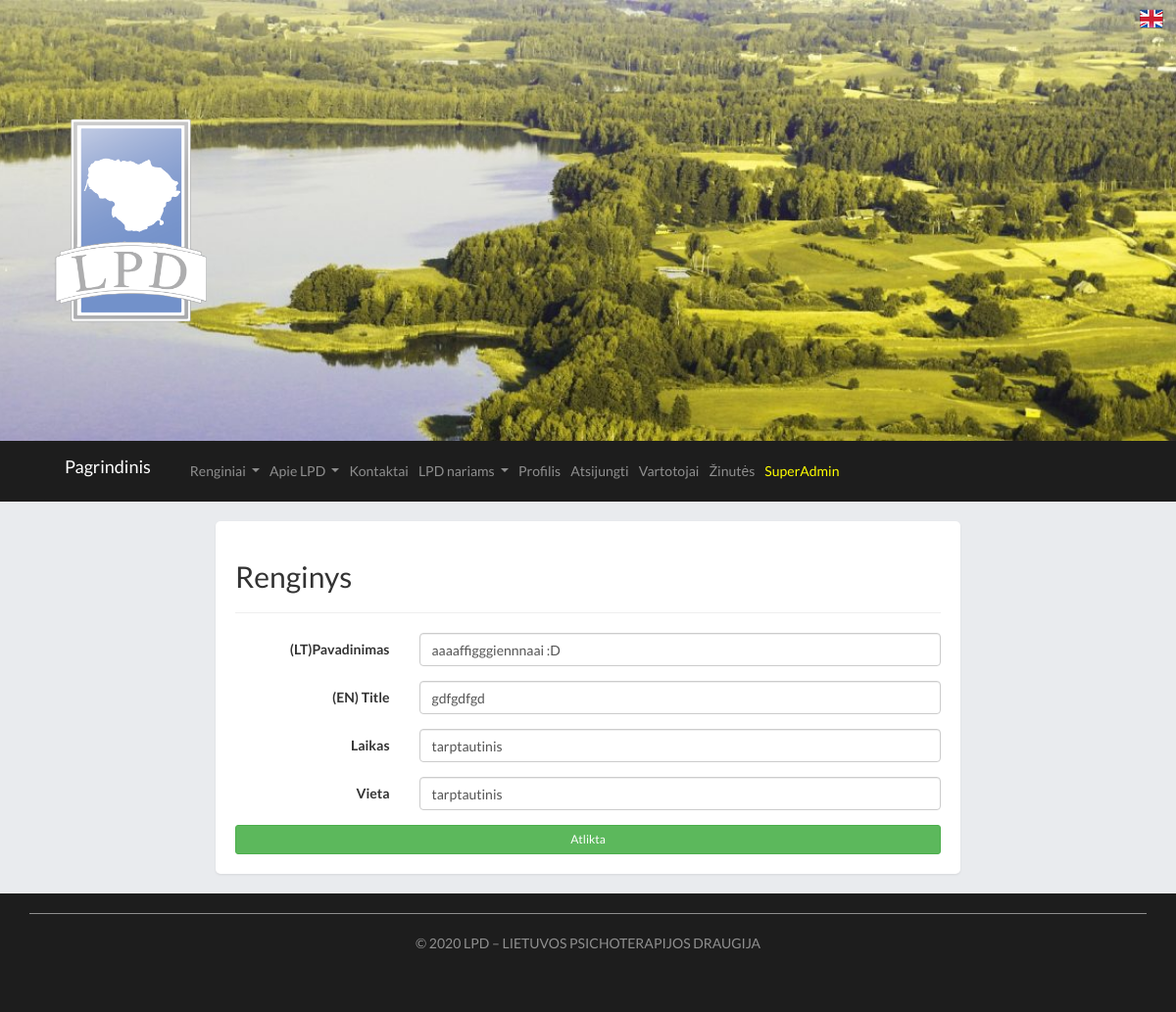
/edit_event/1 (signed in), run on the app's committed database.
### main.py (models this page shows)
class User(db.Model):
	id = db.Column(db.Integer, primary_key=True)
	date_created = db.Column(db.DateTime, default=datetime.utcnow)
	name = db.Column(db.String(200), nullable=False)
	surname = db.Column(db.String(200), nullable=False)
	phone = db.Column(db.String(200), default="")
	email = db.Column(db.String(200), nullable=False)
	lvl = db.Column(db.Integer, default=0)
	password = db.Column(db.String(200), nullable=False)
	image = db.Column(db.String(300), default="")
	info = db.Column(db.String(1000), default="")
	info_en = db.Column(db.String(1000), default="")
	show = db.Column(db.String(10), default="False")
	confirmed = db.Column(db.String(10), default="False")
	session_token = db.Column(db.String, default="")
	lang = db.Column(db.String, default="LT")

class News_in_LT(db.Model):
	id = db.Column(db.Integer, primary_key=True)
	date_created = db.Column(db.DateTime, default=datetime.utcnow)
	title = db.Column(db.String(4000), default="")
	title_en = db.Column(db.String(4000), default="")
	date = db.Column(db.String(4000), default="")
	location = db.Column(db.String(4000), default="")

### main.py (the view)
@app.route("/edit_event/<int:id>", methods=["GET", "POST"])
def edit_event(id):
	event = News_in_LT.query.get_or_404(id)
	if request.method == "POST":
		event.title = request.form['title']
		event.title_en = request.form['title_en']
		event.date = request.form['date']
		event.location = request.form['location']
		try:
			db.session.commit()
			return redirect('/Renginiai_lietuvoje/')
		except:
			return "nepavyko atnaujinti"
	else:
		return render_template("Renginiai_lietuvoje_create.html",event = event, current_user=current_user())

### main.py (called while the page is built)
def current_user():
	email = request.cookies.get("current-user-email")
	current_user = User.query.filter_by(email=email).first()
	if current_user == None:
		current_user = guest_user()
	current_user.lang = request.cookies.get("current-user-lang")
	return current_user

### templates/Renginiai_lietuvoje_create.html (shortened to what this page needs)
{% extends "base.html" %}
{% block page%}
<div class = "row justify-content-md-center">
<div class = "col-lg-8 shadow-sm page">
{% if current_user.lvl == 2 %}
	<form class="form-horizontal  needs-validation" role="form"  method="POST" novalidate>
                <h2>Renginys</h2><hr>
                <div class="form-group">
                    <label for="firstName" class="col-md-3 control-label" >(LT)Pavadinimas</label>
                    <div class="col-md-9">
                        <input type="text" id="title" placeholder="Pavadinimas" class="form-control" autofocus="" name="title"  value="{{event.title}}">
                    </div>
                </div>
                <div class="form-group">
                    <label for="lastName" class="col-md-3 control-label" >(EN) Title</label>
                    <div class="col-md-9">
                        <input type="text" id="title_en" placeholder="Title" class="form-control"  name="title_en" value="{{event.title_en}}">
                    </div>
                </div>
				 <div class="form-group">
                    <label for="lastName" class="col-md-3 control-label" >Laikas</label>
                    <div class="col-md-9">
                        <input type="text" id="date" placeholder="2020.02.22 - 02.24 " class="form-control"  name="date" value="{{event.date}}" required>
                    </div>
                </div>
				 <div class="form-group">
                    <label for="lastName" class="col-md-3 control-label" >Vieta</label>
                    <div class="col-md-9">
                        <input type="text" id="location" placeholder="Vilnius, Litexpo" class="form-control"  name="location" value="{{event.location}}" required>
                    </div>
                </div>
				<input type="submit" value="Atlikta" class="btn btn-success btn-block btn-sm">
				</div>
{% endif %}
</div>
</div>
{% endblock %}

### templates/base.html (shortened to what this page needs)
<!DOCTYPE html>
<html lang="en-US">
<head>
	<link href="https://stackpath.bootstrapcdn.com/bootstrap/4.4.1/css/bootstrap.min.css" rel="stylesheet">
	<link href="https://stackpath.bootstrapcdn.com/font-awesome/4.7.0/css/font-awesome.min.css" rel="stylesheet">
	<link href="//netdna.bootstrapcdn.com/bootstrap/3.2.0/css/bootstrap.min.css" rel="stylesheet" id="bootstrap-css">
	<link rel="stylesheet" href="../static/css/style.css">
</head>
<body>
	{% if current_user.lang == "LT" %}
		<a href="/change_lang/" class="btn pull-right"> <img src="../static/img/EN.png"></a>
	{% else %}
		<a href="/change_lang/" class="btn pull-right"> <img src="../static/img/LT.png"></a>
	{% endif %}
<div class= "top-image" style="background-image: url(../static/img/cropped-1920.jpg);">
		<div class="container">
			<div class="blog-logoa">
				<a href="/" title="LPTD - Lietuvos Psichoterapijos Draugija" rel="home">
					<img src="../static/img/ICON-PNG.png" alt= "LPD - Lietuvos Psichoterapijos Draugija">
				</a>
			</div>
		</div>
</div>
<div class = " bg_dark ">
<div class = "container">
<nav class="navbar navbar-expand-lg navbar-dark bg_dark ">
	{% if current_user.lang == "LT" %}
		<a class="navbar-brand" href="/"> Pagrindinis</a>
	{% else %}
		<a class="navbar-brand" href="/"> Main</a>
	{% endif %}
  <div class="collapse navbar-collapse bg_dark" id="navbarNavDropdown">
    <ul class="navbar-nav">
      <li class="nav-item dropdown ">
        <a class="nav-link dropdown-toggle" href="#" id="navbarDropdownMenuLink" role="button" data-toggle="dropdown" aria-haspopup="true" aria-expanded="false">
        {% if current_user.lang == "LT" %} Renginiai {% else %} Events {% endif %}
        </a>
      </li>
	  <li class="nav-item dropdown ">
        <a class="nav-link dropdown-toggle" href="#" id="navbarDropdownMenuLink" role="button" data-toggle="dropdown" aria-haspopup="true" aria-expanded="false">
           {% if current_user.lang == "LT" %} Apie LPD {% else %} About LPD {% endif %}
        </a>
      </li>
	  <li class="nav-item">
        <a class="nav-link" href="/kontaktai/"> {% if current_user.lang == "LT" %} Kontaktai {% else %} Contacts {% endif %}</a>
      </li>
	  {% if current_user.lvl > 0 %}
      <li class="nav-item dropdown ">
        <a class="nav-link dropdown-toggle" href="#" id="navbarDropdownMenuLink" role="button" data-toggle="dropdown" aria-haspopup="true" aria-expanded="false">
           {% if current_user.lang == "LT" %} LPD nariams {% else %} For LPD members {% endif %}
        </a>
      </li>
	  {% endif %}
	  {% if current_user.lvl > 0 or current_user.name|length > 1 %}
	  <li class="nav-item"><a class="nav-link" href="/edit_user/{{current_user.id}}">{% if current_user.lang == "LT" %} Profilis {% else %} Profile {% endif %}</a></li>
	  <li class="nav-item"><a class="nav-link" href="/logout/">{% if current_user.lang == "LT" %} Atsijungti {% else %} Log out {% endif %}</a></li>
	  {% endif %}
	  {% if current_user.lvl == 2 %}
	  <li class="nav-item"><a class="nav-link" href="/vartotojai/">{% if current_user.lang == "LT" %} Vartotojai {% else %} Users {% endif %}</a></li>
	  <li class="nav-item"><a class="nav-link" href="/sms/">{% if current_user.lang == "LT" %} Žinutės {% else %} Messages {% endif %}</a></li>
	  {% endif %}
	  {% if current_user.name|length > 0 %}
	   <li class="nav-item"><a class="nav-link" href="#" style="color:yellow">{{current_user.name}}</a></li>
	  {% endif %}
    </ul>
  </div>
</nav>
</div>
</div>
<div class="container ">
{% block page%}{% endblock %}
<div class="bg_dark footer-copyright text-center footer">
	<div class="container">
			{% if current_user.lang == "LT" %}
			<p> © 2020 LPD – <a href="/">LIETUVOS PSICHOTERAPIJOS DRAUGIJA</a>  </p>
			{% else %}
			<p> © 2020 LPD – <a href="/">LITHUANIAN PSYCHOTHERAPY FRIENDSHIP</a>  </p>
			{% endif %}
	</div>
</div>
</body>
</html>

### static/css/style.css (style rules this page uses)
body { background-color: #e9ebee; font-family: 'Raleway', sans-serif; font-family: 'Lato', sans-serif; }
.navbar { margin-bottom:0px !important ; }
.page { padding: 20px; margin:20px auto; border-radius: 5px; background-color: white; }
.blog-logoa img { max-height: 250px; width: auto; max-width: 100%; height: auto; }
.top-image { bottom: 0px; padding: 100px 0; background: no-repeat center; background-size: cover; -moz-background-size: cover; -webkit-background-size: cover; }
.bg_dark { background-color:#1D1D1D; }
.bg_dark>a { color:rgba(255,255,255,0.5); padding:10px; }
.footer { color:rgba(255,255,255,0.5); padding:20px 0px 30px 0px; }
.footer a { color:rgba(255,255,255,0.5); text-decoration: none; }
.footer .container { border-top: 1px solid rgba(255,255,255,0.5); padding:20px 0px ; }

### data on the page
User: name "SuperAdmin"
News_in_LT: title "aaaaffigggiennnaai :D", title_en "gdfgdfgd", date "tarptautinis", location "tarptautinis"
